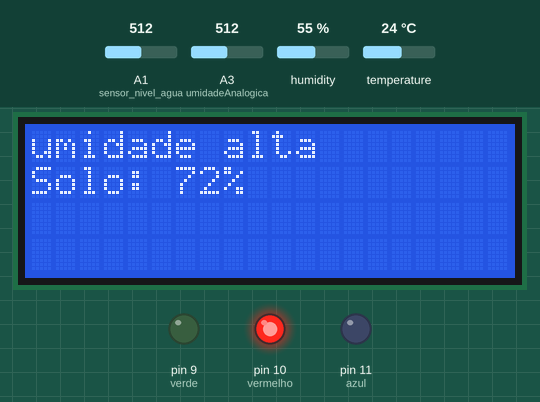
A sketch run on a simulated Arduino Uno, built with avr-gcc and run on an emulated ATmega328P. Shown: 20×4 character LCD, output pins drawn as LEDs (lit = HIGH). The inputs (shaded band) are chosen by the test bench; at power-on: A3 (umidadeAnalogica) = 512, A1 (sensor_nivel_agua) = 512, humidity 55 %, temperature 24 °C. What the sketch prints to the serial monitor is not drawn.

Above: at 4.7 s.
4.8 s: A3 (umidadeAnalogica) set to 716
At 11.9 s:
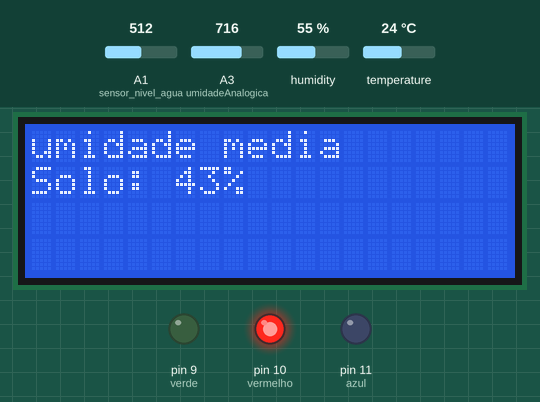
17.2 s: A3 (umidadeAnalogica) set to 935
At 19.0 s:
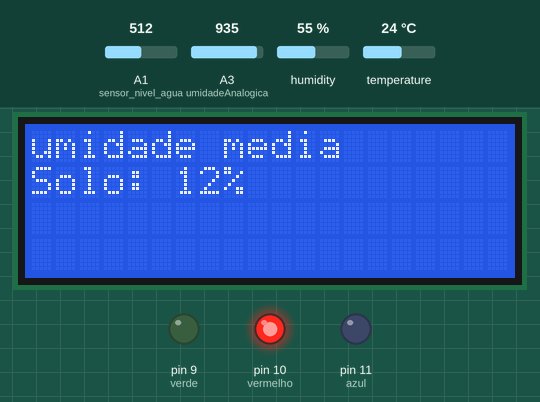
24.4 s: A3 (umidadeAnalogica) set to 963
At 26.1 s:
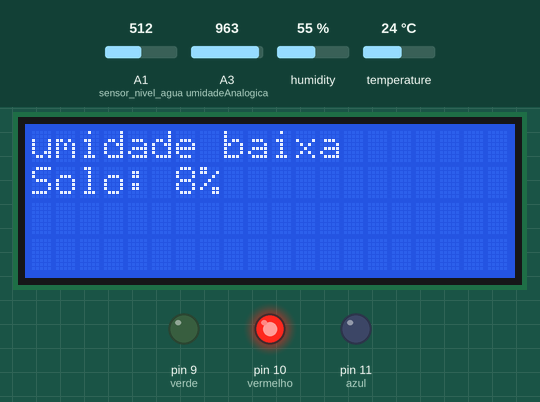
33.6 s: A1 (sensor_nivel_agua) set to 299
38.6 s: A1 (sensor_nivel_agua) set to 272
At 45.1 s:
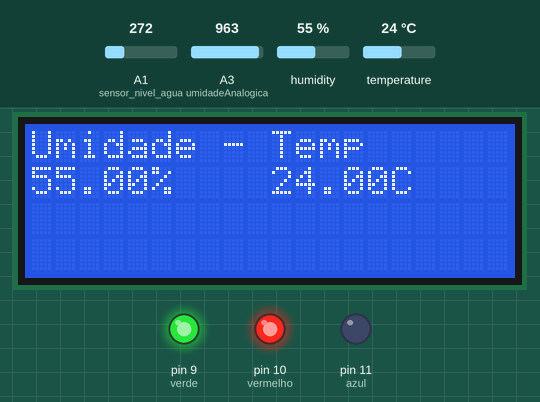
47.8 s: humidity set to 22 %
At 59.2 s:
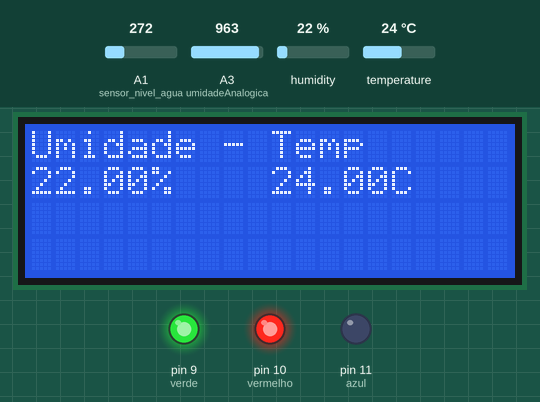
Timing chart, 0 to 60.7 s (numbered marks = the images above; inputs shaded):
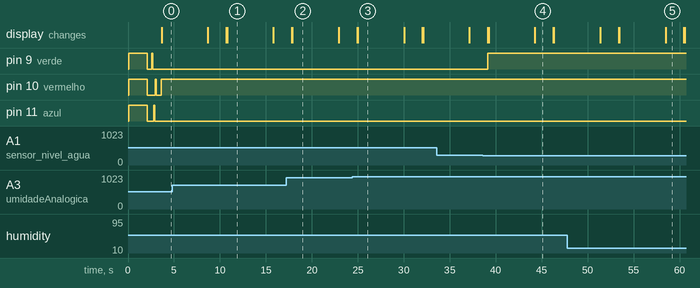

The sketch:

SmartPlant.ino
```cpp
//Include de Bibliotecas ---------------
#include "DHT.h"
#include <Adafruit_Sensor.h>
#include <Wire.h>
#include <LiquidCrystal_I2C.h>
#include "dht.h"

//Definições de pinos ------------------
#define DHTPIN A2 // pino que estamos conectado
#define sensor_nivel_agua A1
#define DHTTYPE DHT11 // DHT 11
#define azul 11
#define verde 9
#define vermelho 10
#define umidadeAnalogica A3 //Atribui o pino A0 a variável umidade - leitura analógica do sensor
#define umidadeDigital 7 //Atribui o pino 7 a variável umidadeDigital - leitura digital do sensor
LiquidCrystal_I2C lcd(0x27,20,4);  // set the LCD address to 0x27 for a 16 chars and 2 line display
DHT dht(DHTPIN, DHTTYPE);

int valorumidade; //Declaração da variável que armazenará o valor da umidade lida - saída analogica
int valorumidadeDigital; //Declaração da variável que armazenara a saída digital do sensor de umidade do solo

void setup()
{
  pinMode(vermelho, OUTPUT);
  pinMode(verde, OUTPUT);
  pinMode(azul, OUTPUT);
  pinMode(umidadeAnalogica, INPUT); //Define umidadeAnalogica como entrada
  pinMode(umidadeDigital, INPUT);   //Define umidadeDigital como entrada
  lcd.init();   dht.begin();   lcd.backlight();
  Serial.begin(9600);
  lcd.setCursor(0,0);
  lcd.print("Inicializando");
  lcd.setCursor(0,1);
  lcd.print("a planta");
  lcd.clear();
  led_iniciando();
}

void loop()
{
  valorumidade = analogRead(umidadeAnalogica); //Realiza a leitura analógica do sensor e armazena em valorumidade
  valorumidade = map(valorumidade, 1023, 315, 0, 100); //Transforma os valores analógicos em uma escala de 0 a 100
  float h = dht.readHumidity();
  float t = dht.readTemperature();

  Serial.print("Umidade encontrada: "); //Imprime mensagem
  Serial.print(valorumidade); //Imprime no monitor serial o valor de umidade em porcentagem
  Serial.println(" % " );

  nivel_agua ();

  if(valorumidade <= 10){
    lcd.clear();
    Serial.println(" Umidade BAIXA! " ); Serial.print(valorumidade);  Serial.println(" % " );
    lcd.setCursor(0,0); lcd.print("umidade baixa");
    lcd.setCursor(0,1); lcd.print("Solo: "); lcd.print(valorumidade); lcd.print("%");
    delay(5000);
  }else if(valorumidade >= 11 && valorumidade <= 50){
    lcd.clear();
    Serial.println(" Umidade BAIXA! " ); Serial.print(valorumidade);  Serial.println(" % " );
    lcd.setCursor(0,0); lcd.print("umidade media");
    lcd.setCursor(0,1); lcd.print("Solo: "); lcd.print(valorumidade); lcd.print("%");
    delay(5000);
  } else {
    lcd.clear();
    Serial.println(" Umidade alta! " ); Serial.print(valorumidade);  Serial.println(" % " );
    lcd.setCursor(0,0); lcd.print("umidade alta");
    lcd.setCursor(0,1); lcd.print("Solo: "); lcd.print(valorumidade); lcd.print("%");
    delay(5000);
  }


  if (!isnan(t) || !isnan(h))
    leitura_temperatura(t, h); //leitura temperatura e umidade do ambiente
  else
    erro_leitura_temperatura();

  if(!isnan(sensor_nivel_agua))
    nivel_agua(); // Leitura nível da água no reservatório
  else
    erro_nivel_agua();
}

void leitura_temperatura(float temperatura, float umidade){
    lcd.setCursor(0,0); lcd.print("Umidade - Temp");
    lcd.setCursor(0,1); lcd.print(umidade); lcd.print("%    "); lcd.print(temperatura); lcd.print("C");
    nivel_agua(); // Leitura nível da água no reservatório ---------------------
    delay(2000);
    lcd.clear();
}

void erro_leitura_temperatura(){
    lcd.clear();
    lcd.setCursor(0,0); lcd.print("FALHA");
    lcd.setCursor(0,1); lcd.print("DHT-11");
}

void nivel_agua (){
  Serial.print("Valor Sensor do reservatorio: ");
  Serial.println(analogRead(sensor_nivel_agua));
  if((analogRead(sensor_nivel_agua)) >= 1 & (analogRead(sensor_nivel_agua)) <= 150){
    digitalWrite(verde, HIGH);
    digitalWrite(azul, LOW);
    digitalWrite(vermelho, LOW);
  }

   else if((analogRead(sensor_nivel_agua)) > 151 & (analogRead(sensor_nivel_agua)) <= 290){
    digitalWrite(verde, HIGH);
    digitalWrite(azul, LOW);
    digitalWrite(vermelho, HIGH);
   }

   else{
    digitalWrite(verde, LOW);
    digitalWrite(azul, LOW);
    digitalWrite(vermelho, HIGH);
   }
}

void erro_nivel_agua(){
    lcd.clear();
    lcd.setCursor(0,0); lcd.print("FALHA");
    lcd.setCursor(0,1); lcd.print("Sensor Reservatorio");
    delay(10000);
    lcd.clear();
}

void led_iniciando(){
  digitalWrite(vermelho, HIGH);
  digitalWrite(azul, HIGH);
  digitalWrite(verde, HIGH);
  delay(2000);
  digitalWrite(vermelho, LOW);
  digitalWrite(azul, LOW);
  digitalWrite(verde, LOW);
  delay(500);
  digitalWrite(verde, HIGH);
  delay(100);
  digitalWrite(verde, LOW);
  delay(100);
  digitalWrite(azul, HIGH);
  delay(100);
  digitalWrite(azul, LOW);
  delay(100);
  digitalWrite(vermelho, HIGH);
  delay(100);
  digitalWrite(vermelho, LOW);
  delay(500);
  }
```

Measured:
- the behaviour switches between 945 and 946 on A3 (umidadeAnalogica) (found by bisection; images 2 and 3)
- the behaviour switches between 291 and 290 on A1 (sensor_nivel_agua) (found by bisection; images 3 and 4)
- after the input at 4.8 s, the display: first differs from a run without the input after 6.0 s (image 1)
- after the input at 24.4 s, the display: first differs from a run without the input after 0.60 s (image 3)
- after the input at 38.6 s, pin 9 (verde): LOW → HIGH after 0.54 s
- what the display in image 1 shows lasts 5.0 s, from 10.8 s to 15.8 s
- what the display in image 4 shows lasts 2.0 s, from 44.3 s to 46.3 s
